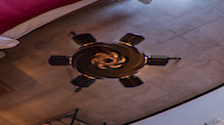
#> input picture ps/tripod.png, 224 x 125 px
$ python test15.py
#> lines starting #> are read from the running program, lines starting #| are printed output that depends on the picture
import matplotlib.pyplot as plt
from skimage import io
from skimage import img_as_float
import numpy as np
import numpy.matlib
import math

file_name='tripod.png';
img=io.imread(file_name)
#> img is the input picture: shape (125, 224, 4); mean R, G, B, A 97.8, 73.6, 76.2, 255

img = img_as_float(img)

row, col, channel = img.shape
#> row = 125; col = 224; channel = 4

# set the parameters
radius = 100.0
angle = math.pi/3
angle2 = math.pi/4
sides = 10.0
# set the center of the circle, proportion of the image size
centerX = 0.5
centerY = 0.5

iWidth=col
#> iWidth = 224
iHeight=row
#> iHeight = 125

center_x=iWidth*centerX
#> center_x = 112
center_y=iHeight*centerY
#> center_y = 62.5

xx = np.arange (col)
#> xx = 224 values from 0 to 223
yy = np.arange (row)
#> yy = 125 values from 0 to 124

x_mask = numpy.matlib.repmat (xx, row, 1)
y_mask = numpy.matlib.repmat (yy, col, 1)
y_mask = np.transpose(y_mask)

xx_dif = x_mask - center_x
yy_dif = y_mask - center_y

r = np.sqrt(xx_dif * xx_dif + yy_dif * yy_dif)
theta = np.arctan2(yy_dif, xx_dif+0.0001) - angle - angle2
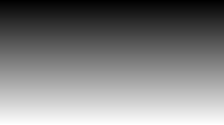
#> yy_dif: shape (125, 224) float64; min -62.5, max 61.5, mean -0.5; drawn with min black and max white
temp_theta=theta/math.pi*sides*0.5
temp_r = np.mod(temp_theta, 1.0)
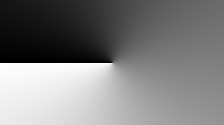
#> temp_theta: shape (125, 224) float64; min -7.91, max 2.08, mean -2.94; drawn with min black and max white
mask_1 = temp_r < 0.5
theta = temp_r * 2 * mask_1 + (1-temp_r) * 2 * (1 - mask_1)

radius_c=radius/np.cos(theta)
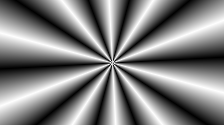
#> theta: shape (125, 224) float64; min 3.79e-05, max 1, mean 0.498

temp_r = np.mod (r/radius_c, 1.0)
mask_1 = temp_r < 0.5
r = radius_c * (temp_r * 2 * mask_1 + (1-temp_r) * 2 * (1 - mask_1))

theta = theta + angle

x1_mask = r * np.cos(theta) + center_x
y1_mask = r * np.sin(theta) + center_y

mask = x1_mask < 0
x1_mask = x1_mask * (1 - mask)
mask = x1_mask > (col - 1)
x1_mask = x1_mask * (1 - mask) + (x1_mask * 0 + col -2) * mask

mask = y1_mask < 0
y1_mask = y1_mask * (1 - mask)
mask = y1_mask > (row -1)
y1_mask = y1_mask * (1 - mask) + (y1_mask * 0 + row -2) * mask

img_out = img * 1.0

int_x = np.floor (x1_mask)
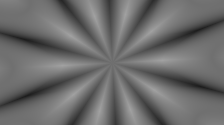
#> x1_mask: shape (125, 224) float64; min 28.9, max 161.8, mean 107.9
int_x = int_x.astype(int)
int_y = np.floor (y1_mask)
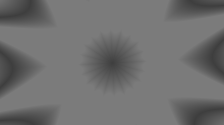
#> y1_mask: shape (125, 224) float64; min 62.51, max 124, mean 111.2
int_y = int_y.astype(int)

p_mask = x1_mask - int_x
q_mask = y1_mask - int_y

img_out = img * 1.0

for ii in range(row):
    for jj in range (col):
        new_xx = int_x [ii, jj]
        new_yy = int_y [ii, jj]
#        p = p_mask[ii, jj]
#        q = q_mask[ii, jj]

        img_out[ii, jj, :] = img[new_yy, new_xx, :]
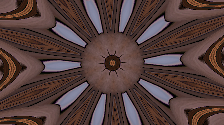
#> img_out: shape (125, 224, 4) float64; mean R, G, B, A 0.328, 0.243, 0.234, 1


plt.figure (1)
plt.imshow (img)
plt.axis('off')

plt.figure (2)
plt.imshow (img_out)
plt.axis('off')

plt.show()
